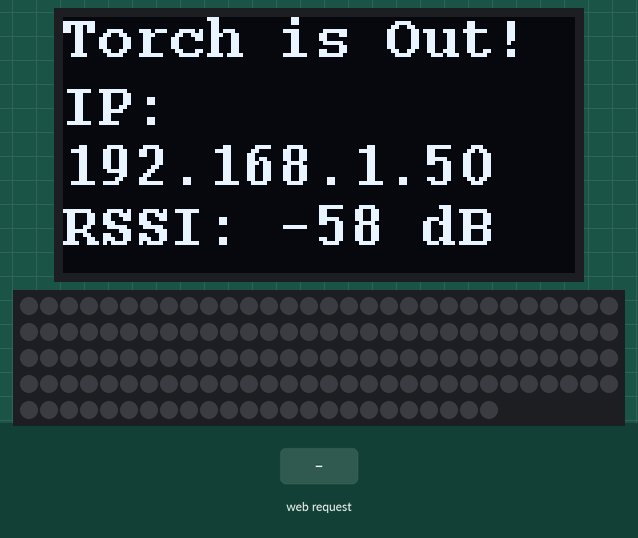
This program was run on a simulated ESP32. On the bench: 128×64 one-colour display, 144 RGB LEDs in strip order, left to right, continuing on the next row. The test bench sets the inputs (shaded band). Dim RGB values are drawn brighter than linear; WiFi joins after 1.5 s; servers stay silent unless stated; network time is answered at once with the bench clock; random numbers use the default seed unless the program sets one; not simulated (calls return 0 or success): secrets.h; what the program prints to the serial monitor is not drawn.

Above: at 4.7 s.
4.8 s: HTTP request GET /light-torch?duration=1 received
At 7.5 s:
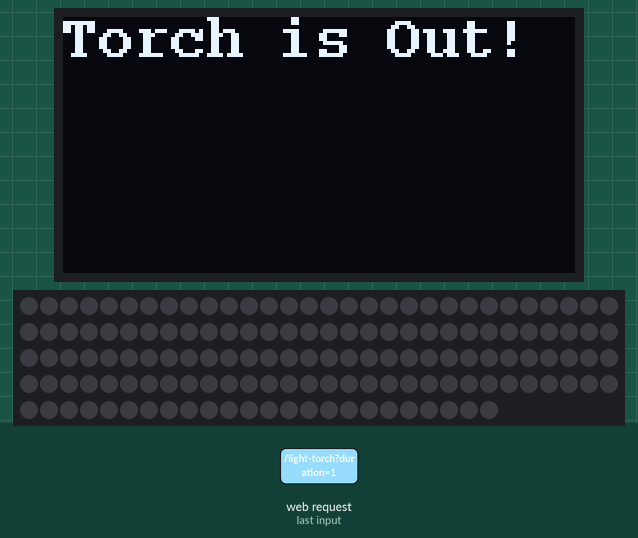
7.7 s: HTTP request GET /light-torch?duration=0 received
At 9.3 s:
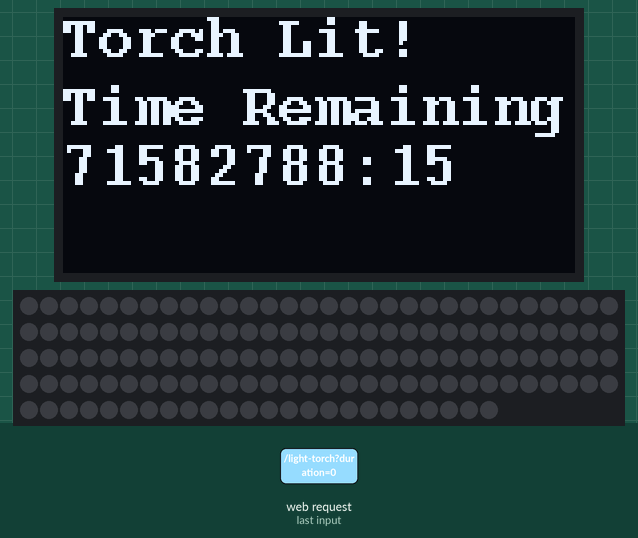
10.3 s: HTTP request GET /light-torch?duration=120 received
At 11.56 s:
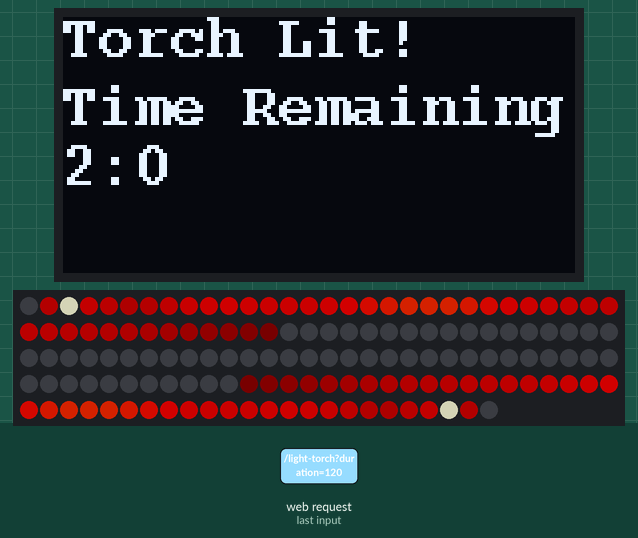

The program:

main.cpp
```cpp
// Includes
#include <header.h>            //  Include the header file for the project to keep this cleaner
#include <secrets.h>           // Include the secrets file for WiFi credentials

bool isTorchLit = false; // Global boolean to track if the torch is lit, initial value is false
int duration = 0; // Global variable to store the duration of the torch being lit

// Fire Up Web Server
AsyncWebServer server(80);
AsyncWebSocket ws("/ws");

// put function declarations here:
void Torch_Function(int duration); // Function to control the torch
String getRootPage(); // Function to generate the root page

// put your setup code here, to run once:
void setup() {
  Serial.begin(115200); //Serial Monitor
  u8g2.begin(); //Initialize OLED
  delay(2000); // Sanity Delay

  WiFi.mode(WIFI_STA); // Set WiFi mode to Station
  WiFi.begin(WIFI_SSID, WIFI_PASSWORD); // Connect to WiFi (SSID and Password from secrets.h - you will need to create this file)
  Serial.println("\nConnecting");

  while(WiFi.status() != WL_CONNECTED){
      Serial.print(".");
      delay(100);
  }

// Print WiFi status to Serial Monitor
  Serial.println("\nConnected");
  Serial.println((String)"[+] RSSI : " + WiFi.RSSI() + " dB");
  Serial.print("ESP32 IP: ");
  Serial.println(WiFi.localIP());

//Print WiFi status to OLED
  u8g2.clearBuffer();
  u8g2.setFont(u8g2_font_courB10_tf);
  u8g2.drawStr(0, 10, "Torch is Out!");
  u8g2.drawStr(0, 27, "IP:");
  u8g2.drawStr(0, 42, WiFi.localIP().toString().c_str());
//  u8g2.sendBuffer();
  std::string rssi;
  rssi.append("RSSI: ").append(std::to_string(WiFi.RSSI())).append(" dB");
  u8g2.drawStr(0, 57, rssi.c_str());
  u8g2.sendBuffer();

//NTP Setup
timeClient.begin();
timeClient.update();

//Flame Effect Setup
FastLED.addLeds<WS2812B, LED_PIN, GRB>(g_LEDs, NUM_LEDS);               // Add our LED strip to the FastLED library
FastLED.setBrightness(g_Brightness);
set_max_power_indicator_LED(LED_BUILTIN);                               // Light the builtin LED if we power throttle
FastLED.setMaxPowerInMilliWatts(g_PowerLimit);                          // Set the power limit, above which brightness will be throttled

// Web Server Setup
// Serve the root page
 server.on("/", HTTP_GET, [](AsyncWebServerRequest * request) {
    request->send(200, "text/html", getRootPage());
    Serial.println("Root page requested");
  });

// Respond to requests to light the torch
  server.on("/light-torch", HTTP_GET, [](AsyncWebServerRequest * request) {
    if (request->hasArg("duration")) {
      duration = request->arg("duration").toInt();
    }
    isTorchLit = true; // Set flag to true to indicate the torch is lit
    request->send(200, "text/plain", "Torch lit for " + String(duration / 60) + " minutes");
    Serial.println("Light torch requested with duration: " + String(duration));
  });

// Respond to requests to extinquish the torch
  server.on("/extinguish-torch", HTTP_GET, [](AsyncWebServerRequest * request) {
    isTorchLit = false; // Set flag to false to indicate the torch is not lit (Torch function while loop will exit)
    request->send(200, "text/plain", "Torch extinquished");
    Serial.println("Extinquish torch requested");
    FastLED.clear(true); // Clear the LED strip
     u8g2.clearBuffer();
     u8g2.drawStr(0, 10, "Torch is Out!");
     u8g2.sendBuffer();
  });

  server.begin();
}

// put your main code here, to run repeatedly:
void loop() {
// If the torch is lit, call the Torch Function with the provided duration
if(isTorchLit == true){
  Torch_Function(duration);
}

isTorchLit = false; // Reset the torch lit flag to avoid infinite loop

  ws.cleanupClients();
  delay(100);
}


//Function Definitions

void Torch_Function(int duration) {
  Serial.println("Torch Function called");
  // Countdown Timer
  const unsigned long COUNTDOWN_TIME = duration; // Set the countdown time in seconds based on duration from web form
  unsigned long startTime;
  unsigned long currentTime;
  unsigned long elapsedTime = 0;
  unsigned long lastExecutionTime = 0;
  startTime = millis(); // Record the starting time
// Begin Flame Effect Code
bool bLED = 0;

//Prototupe fire effect for single string - modify for individual deployment
ClassicFireEffect fire(NUM_LEDS, 10, 100, 4, 4, true, true);    // Inwards toward Middle
int originalBrightness = g_Brightness;
while (isTorchLit == true && elapsedTime <= COUNTDOWN_TIME) {
  currentTime = millis(); // Get the current time
  elapsedTime = (currentTime - startTime) / 1000; // Calculate elapsed time in seconds
    unsigned long remainingTime = COUNTDOWN_TIME - elapsedTime;
    FastLED.clear();
    fire.DrawFire();
    FastLED.show(g_Brightness);                          //  Show and delay
    delay(33); //original value is 33ms
    // Display remaining time in Minutes:Seconds format
    unsigned int minutes = remainingTime / 60;
    unsigned int seconds = remainingTime % 60;
    std::string timeRemaining;
    if (currentTime - lastExecutionTime >= 1000) {
      lastExecutionTime = currentTime;
      //Serial.println("Time remaining: " + String(minutes) + ":" + String(seconds));
      u8g2.clearBuffer();
      u8g2.drawStr(0, 10, "Torch Lit!");
      u8g2.drawStr(0, 27, "Time Remaining:");
      timeRemaining = std::to_string(minutes) + ":" + std::to_string(seconds);
      u8g2.drawStr(0, 42, timeRemaining.c_str());
      u8g2.sendBuffer();
      if (minutes == 0 && seconds == 0) {
         Serial.println("Time's up!");
         u8g2.clearBuffer();
         u8g2.drawStr(0, 10, "Torch is Out!");
         u8g2.sendBuffer();
         }
    }
    }
  FastLED.clear(true);
  }

  //Generate Web Page
  String getRootPage() {
  String page = R"rawliteral(
  <html lang="en">
<head>
    <meta charset="UTF-8">
    <meta name="viewport" content="width=device-width, initial-scale=1.0">
    <title>Torch Timer</title>
    <style>
        body {
            font-family: Arial, sans-serif;
        }

        .timer {
            font-size: 36px;
            font-weight: bold;
            margin-bottom: 20px;
        }

        .duration {
            margin-top: 20px;
        }

        input[type="radio"] {
            margin-right: 10px;
        }
    </style>
</head>
<body>
    <h1>Torch Timer</h1>
    <div style="background-image: url('https://helding.net/wp-content/uploads/2024/08/Third-Party-Shadowdark-Logo-Black.png'); background-size: contain; background-repeat: no-repeat; width: 200px; height: 100px;"></div>
    <!-- Buttons -->
    <div style="display: flex; justify-content: flex-start;">
    <button id="lightTorch" style="margin-right: 20px; width: 140px; height: 40px; font-size: 14px; color: #FF7F00; font-weight: bold">Light Torch</button>
    <button id="extinguishTorch" style="width: 160px; height: 40px; font-size: 14px; font-weight: bold">Extinguish Torch</button>
    </div>

    <!-- Duration Radio Buttons -->
    <h2>Duration:</h2>
    <div class="duration">
        <input type="radio" id="oneHour" name="duration" value="3600">
        <label for="oneHour">One Hour (Standard)</label><br>

        <input type="radio" id="slyHour" name="duration" value="60">
        <label for="slyHour">Sly Hour (One Hour minus 1d12 Minutes)</label><br>

        <input type="radio" id="halfHour" name="duration" value="1800">
        <label for="halfHour">Half Hour (Blitz Mode)</label><br>

        <input type="radio" id="customDuration" name="duration" value="">
        <label for="customDuration">Custom Time (minutes):</label>
        <input type="number" id="customTime" min="1" max="59">
    </div>

    <!-- Timer -->
    <h2>Timer:</h2>
    <p class="timer">00:00</p>
    <script>
        let duration = 0;

        // Get the timer element
        const timerElement = document.querySelector('.timer');

        // Function to update the timer
        function updateTimer() {
            const minutes = Math.floor((duration / 60) % 60);
            const seconds = Math.floor(duration % 60);

            timerElement.textContent = `${minutes.toString().padStart(2, '0')}:${seconds.toString().padStart(2, '0')}`;
        }

        // Function to count down
        function countDown() {
            duration -= 1;
            updateTimer();
            if (duration > 0) {
                setTimeout(countDown, 1000);
            } else {
                timerElement.textContent = '00:00';
                duration = 0;
            }
        }

         // Function to get random duration for "Sly Flourish" radio button
        function getRandomDuration() {
            return (60 - Math.floor(Math.random() * 12 + 1))*60;
        }

        // Add event listeners to buttons
       document.getElementById('lightTorch').addEventListener('click', () => {
            if (document.querySelector('input[name="duration"]:checked').id === 'slyHour') {
                duration = getRandomDuration();
            } else {
                duration = parseInt(document.querySelector('input[name="duration"]:checked').value) || document.getElementById('customTime').valueAsNumber * 60;
            }
            countDown();
            fetch('/light-torch?duration=' + duration)
       			.then(response => response.json())
        		.then(data => console.log(data))
        		.catch(error => console.error('Error:', error));
        });

        document.getElementById('extinguishTorch').addEventListener('click', () => {
            duration = 0;
            updateTimer();
            fetch('/extinguish-torch')
        		.then(response => response.text())
        		.then(data => console.log(data))
        		.catch(error => console.error('Error:', error));
        });
    </script>
</body>
</html>
  )rawliteral";
  return page;
}
```

fire.h
```cpp
//+--------------------------------------------------------------------------
//
// NightDriver - (c) 2020 Dave Plummer.  All Rights Reserved.
//
// File:        fire.h
//
// Description:
//
//              LED Flame Effect
//
// History:     Sep-28-2020     davepl      Created
//
//---------------------------------------------------------------------------

#include <Arduino.h>
#define FASTLED_INTERNAL
#include <FastLED.h>

#include "ledgfx.h"

class FireEffectSmooth
{
  protected:
    float  * Temperatures;
    float    LastDraw;                  // Last time we drew the flame

    const float IGNITION_KNOB = 50.0f;  // Preference-based constant factor for ignition rate originally 50.0f
    const float SPREADRATE_KNOB = 10.0f; // Preference-based constant for flame spread rate originally 12.0f
    const float SPARKRATE_KNOB  = 8.0f; // Preference-based constant for spark ignition rate originally 8.0f

  public:
    bool    Mirrored;                   // Should the flame be mirrored, drawn from both sides?
    bool    Reversed;                   // Only applicable when not reversed, should it be reversed?
    float   Cooling;                    // Pixel cooldown rate
    int     Size;
    int     SparkHeight;                // Ignition zone for where new pixels start up
    float   SparkProbability;           // Probability of a spark in each ignition zone pixel
    float   SpreadRate;                 // Rate at which fire spreads pixel to pixel

    FireEffectSmooth(int size, bool mirrored = true, bool reversed = false, int sparkHeight = 0, float sparkProbability = 1.0, float cooling = 1.0, float spreadRate = 1.0)
    {
        Mirrored         = mirrored;
        if (mirrored)
            size /= 2;

        Reversed         = reversed;
        Cooling          = cooling;
        Size             = size;                                            //
        SparkHeight      = sparkHeight;                                     //
        SparkProbability = sparkProbability * SPARKRATE_KNOB / SparkHeight; // Chance that each LED cell will ignite when tested
        Temperatures     = new float[Size];                                 // Array of temperatures, one per LED
        SpreadRate       = spreadRate * SPREADRATE_KNOB;                    // How fast the flame spreads per second
        LastDraw         = UnixTime();                                      // Start of time
    }

    virtual ~FireEffectSmooth()               // Because we have a virtual function, destructor is virtual as well
    {
        delete [] Temperatures;
    }

    void DrawFire()
    {
        FastLED.clear();

        float elapsedSeconds = UnixTime() - LastDraw;
        float cooldown = 1.0f * RandomFloat() * Cooling * elapsedSeconds;
        LastDraw = UnixTime();

        for (int i = 0; i < Size; i++)
        {
            Temperatures[i] = max(0.0f, Temperatures[i] - cooldown); // Cool cell by cooldown amount, but don't go below zero

            int neighborIndex = (i == 0) ? Size - 1 : i - 1;        // Index of cell to our left, wrapping around to front
            float spreadAmount = min(0.25f, Temperatures[neighborIndex]) * SpreadRate * elapsedSeconds;
            spreadAmount = min(Temperatures[neighborIndex], spreadAmount);
            Temperatures[i]             += spreadAmount;            // Exchange 'spreadAmount' of heat between cells
            Temperatures[neighborIndex] -= spreadAmount;

            // Check to see if this cell ignites a new spark
            if (i <= SparkHeight && RandomFloat() < SparkProbability * elapsedSeconds)
            {
                //Temperatures[i] = Temperatures[i] + RandomFloat() * 30 * elapsedSeconds;
                Temperatures[i] = 2.0; // min(1.0f, (Temperatures[i] + RandomFloat() * 30 * elapsedSeconds));
                //printf("Spark at %d: %f", i, Temperatures[i]);
            }
        }
        for (int i = 0; i < Size; i++)
        {
            FastLED.leds()[i] = HeatColor(240 * min(1.0f, Temperatures[i]));
        }
    }
};

class ClassicFireEffect
{
protected:
    int     Size;
    int     Cooling;
    int     Sparks;
    int     SparkHeight;
    int     Sparking;
    bool    bReversed;
    bool    bMirrored;

    byte  * heat;

    // When diffusing the fire upwards, these control how much to blend in from the cells below (ie: downward neighbors)
    // You can tune these coefficients to control how quickly and smoothly the fire spreads.

    static const byte BlendSelf = 2;
    static const byte BlendNeighbor1 = 3;
    static const byte BlendNeighbor2 = 2;
    static const byte BlendNeighbor3 = 1;
    static const byte BlendTotal = (BlendSelf + BlendNeighbor1 + BlendNeighbor2 + BlendNeighbor3);

public:

    // Lower sparking -> more flicker.  Higher sparking -> more consistent flame

    ClassicFireEffect(int size, int cooling = 80, int sparking = 50, int sparks = 3, int sparkHeight = 4, bool breversed = true, bool bmirrored = true)
        : Size(size),
          Cooling(cooling),
          Sparks(sparks),
          SparkHeight(sparkHeight),
          Sparking(sparking),
          bReversed(breversed),
          bMirrored(bmirrored)
    {
        if (bMirrored)
            Size = Size / 2;

        heat = new byte[size] { 0 };
    }

    virtual ~ClassicFireEffect()
    {
        delete [] heat;
    }

    virtual void DrawFire()
    {
        // First cool each cell by a little bit
        for (int i = 0; i < Size; i++)
            heat[i] = max(0L, heat[i] - random(0, ((Cooling * 10) / Size) + 2));

        // Next drift heat up and diffuse it a little but
        for (int i = 0; i < Size; i++)
            heat[i] = (heat[i] * BlendSelf +
                       heat[(i + 1) % Size] * BlendNeighbor1 +
                       heat[(i + 2) % Size] * BlendNeighbor2 +
                       heat[(i + 3) % Size] * BlendNeighbor3)
                      / BlendTotal;

        // Randomly ignite new sparks down in the flame kernel
        for (int i = 0; i < Sparks; i++)
        {
            if (random(255) < Sparking)
            {
                int y = Size - 1 - random(SparkHeight);
                heat[y] = heat[y] + random(160, 255); // This randomly rolls over sometimes of course, and that's essential to the effect
            }
        }

        // Finally convert heat to a color
        for (int i = 0; i < Size; i++)
        {
            CRGB color = HeatColor(heat[i]);
            int j = bReversed ? (Size - 1 - i) : i;
            DrawPixels(j, 1, color);
            if (bMirrored)
            {
                int j2 = !bReversed ? (2 * Size - 1 - i) : Size + i;
                DrawPixels(j2, 1, color);
            }
        }
    }
};
```

header.h
```cpp
// Description: Header file for the Torch Timer project
// Librady Includes and Definitions for Wi-Fi, NTP, OLED, LED Strip, and Web Server
#include <Arduino.h>            // Arduino Framework
#include <U8g2lib.h>            // Control on-chip OLED
#include <Wire.h>               // I2C
#define FASTLED_INTERNAL //remove annoying pragma messages
#include <FastLED.h>            // Addressable LED strip control
#include <FS.h>                 // File System
#include <NTPClient.h>          // Time
#include <WiFiUdp.h>  // WIFI UDP
#include "ledgfx.h" // LED Drawing Routines
#include "fire.h"   // LED Flame Effect
#include <WiFi.h>              // Wi-Fi
#include <AsyncTCP.h>        // Asynchronous TCP
#include <ESPAsyncWebServer.h> // Asynchronous Web Server

//NTP Configuration
WiFiUDP ntpUDP;
NTPClient timeClient(ntpUDP, "pool.ntp.org", -18000, 60000); // Time Client (customize to your settings)

// Description: This file contains the definitions for the LED strip and OLED display
#define NUM_LEDS    144    // FastLED definitions
#define LED_PIN     5      // ARGB Strip Data Pin
#define LED_BUILTIN  2     // Onboard LED pin
#define OLED_CLOCK  22     // OLED display Clock
#define OLED_DATA   21     // OLED display Data
U8G2_SSD1306_128X64_NONAME_F_HW_I2C u8g2(U8G2_R0, OLED_CLOCK, OLED_DATA, U8X8_PIN_NONE); // Setup On Board OLED Display

// Global Variables
int g_Brightness = 128;       // 0-255 LED brightness scale
int g_PowerLimit = 6000;      // Power Limit for LED strip (check your specs before setting)
CRGB g_LEDs[NUM_LEDS] = {0};  // Frame buffer for FastLED
```

Source omitted: ledgfx.h (2125 bytes)
